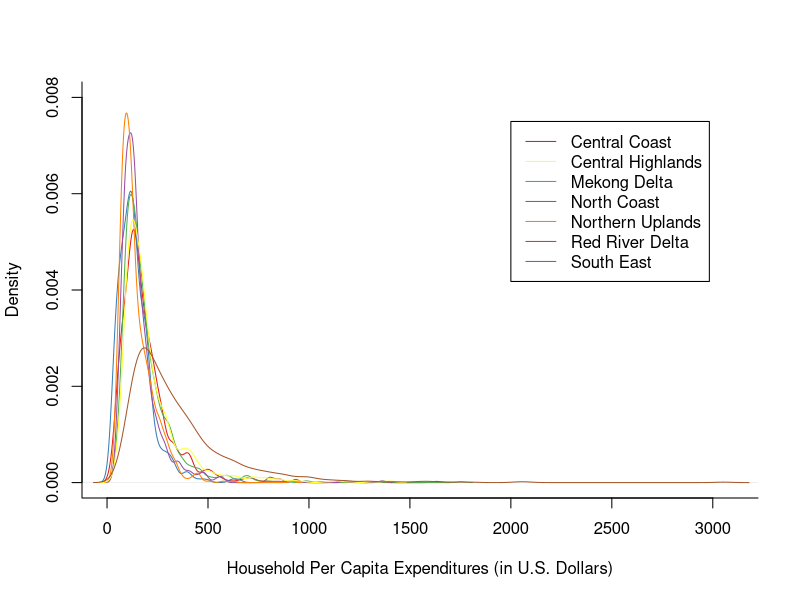

Generate this figure with R: (Note: this script raises an error after producing the figure.)
# Make the following code from the book cleaner, by removing hard-coded (magic)
# numbers and reuse constants.

household <- read.csv("VLSSperCapita.csv",row.names = "ID")

central.coast     <- household$Dollars[household$Region == 1]
central.highlands <- household$Dollars[household$Region == 2]
mekong.delta      <- household$Dollars[household$Region == 3]
north.coast       <- household$Dollars[household$Region == 4]
northern.uplands  <- household$Dollars[household$Region == 5]
red.river.delta   <- household$Dollars[household$Region == 6]
south.east        <- household$Dollars[household$Region == 7]

library(RColorBrewer)
brewer.pal(n = 7, name = "Set1")
plot(density(central.coast), 
     xlim = c(0, 3100), ylim = c(0, 0.008),
     main = "", xlab = "Household Per Capita Expenditures (in U.S. Dollars)",
     bty = "l", col = "#E41A1C")
lines(density(central.highlands), col = "#377EB8")
lines(density(mekong.delta),      col = "#4DAF4A")
lines(density(north.coast),       col = "#984EA3")
lines(density(northern.uplands),  col = "#FF7F00")
lines(density(red.river.delta),   col = "#FFFF33")
lines(density(south.east),        col = "#A65628")
legend(x = 2000, y = 0.0075,
       legend = c("Central Coast", "Central Highlands", "Mekong Delta",
                  "North Coast", "Northern Uplands", "Red River Delta",
                  "South East"),
       lty = "solid",
       col = c("#E41A1C", "#FFFF33", "#4DAF4A", "#984EA3",
               "#FF7F00", "#A65628", "#377EB8"))

# Things to consider:
#   * Store the region names in character vector.
#   *   Optionally, use the names attribute of the character vector to store
#       the region's number.
#   * Store the color palette in a variable.
#   * Use a loop to draw all of the densities plots.
#   * Determine the range for the plot dynamically and not by hard-coding.
#   * Place the legend dynamically as well.


household <- read.csv("VLSSperCapita.csv",row.names = "ID")
library(RColorBrewer)
palvar <- brewer.pal(n = 7, name = "")
plot("Density", 
     xlim = c(floor(min(household$Dollars)), ceiling(max(household$Dollars))), ylim = c(0, 0.008),
     main = "", xlab = "Household Per Capita Expenditures (in U.S. Dollars)",
     bty = "l")
for (i in 1:length(unique(household$Region))) {
        lines(density(household$Dollars[household$Region == i]), col = palvar[i])     
}
legend(x = 1500, y = 0.0075,
       legend = c("Central Coast", "Central Highlands", "Mekong Delta",
                  "North Coast", "Northern Uplands", "Red River Delta",
                  "South East"),
       lty = "solid",
       col = palvar[1:length(unique(household$Region))])



# Dear God, I hate base R plotting. ggplot gods help me.
library(dplyr)
library(ggplot2)
household <- read.csv("VLSSperCapita.csv",row.names = "ID")
household %>% mutate(Region=as.factor(Region)) %>% 
        ggplot(.) +
        geom_density(aes(x=Dollars,color=Region)) +
        scale_color_discrete(name="Regions",
                             breaks=1:length(unique(household$Region)),
                             labels=c("Central Coast", "Central Highlands", "Mekong Delta",
                                      "North Coast", "Northern Uplands", "Red River Delta",
                                      "South East"))



        




